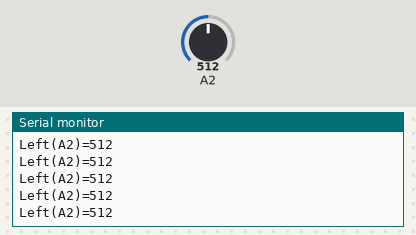
The sketch below on a simulated Arduino Uno, built with avr-gcc and run on an emulated ATmega328P. On the bench: the last lines printed to the serial monitor. The test bench sets the inputs (shaded band); at power-on: A2 = 512.

Above: at 1.2 s.
1.3 s: A2 set to 716
At 1.56 s:
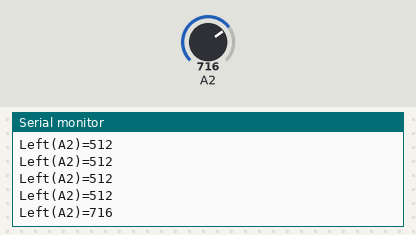
2.8 s: A2 set to 900
At 2.96 s:
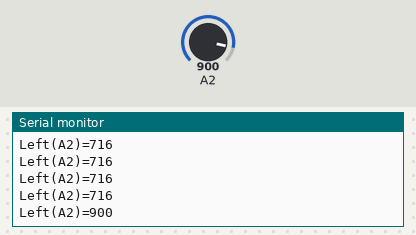
Timing chart, 0 to 5.8 s (numbered marks = the images above; inputs shaded):
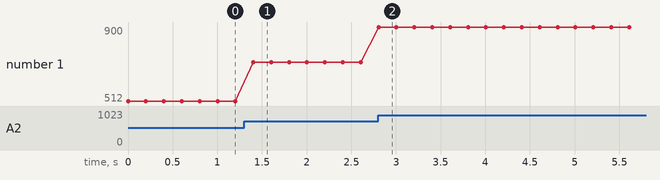

Measured:
- after the input at 1.3 s, the serial monitor: prints a new line after 0.10 s (image 1)
- after the input at 2.8 s, the serial monitor: prints a new line at once (image 2)
- plotted number 1: 512 → 716 after the input at 1.3 s, 716 → 900 after the input at 2.8 s

The sketch:

ir_left_a2.ino
```cpp
#include <Arduino.h>
// Sensor-only USB test. Disconnect the motor battery.
// Left sensor AO -> UNO A2, VCC -> 5V, GND -> GND. DO unused.
// Right sensor and CdS are not used in this sketch.
void setup() {
  Serial.begin(115200);
  pinMode(A2, INPUT);
}
void loop() {
  Serial.print("Left(A2)=");
  Serial.println(analogRead(A2));
  delay(200);
}
```
